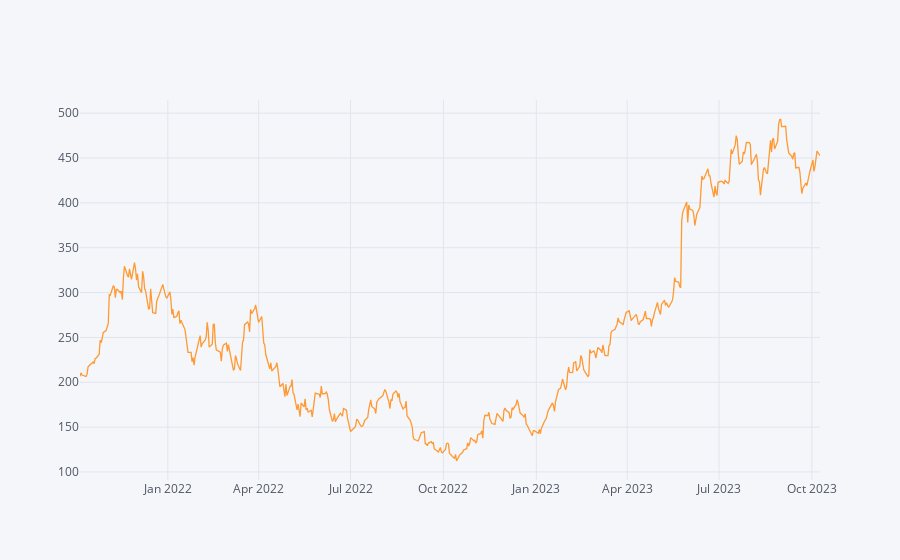

Here is the notebook cell this chart was saved with:
### Code cell
df['Adj Close'].iplot()

### Figure 1 — Plotly figure (JSON) as saved in the notebook; plotly's stock layout.template omitted (floating-point values rounded to 4 significant figures; data arrays with more than 128 entries replaced by an {"elided": "..."} marker saying what was removed)
{"data": [{"line": {"color": "rgba(255, 153, 51, 1.0)", "dash": "solid", "shape": "linear", "width": 1.3}, "mode": "lines", "name": "Adj Close", "text": "", "type": "scatter", "x": {"elided": "505 str values"}, "y": {"elided": "505 float values"}}], "layout": {"legend": {"bgcolor": "#F5F6F9", "font": {"color": "#4D5663"}}, "paper_bgcolor": "#F5F6F9", "plot_bgcolor": "#F5F6F9", "title": {"font": {"color": "#4D5663"}}, "xaxis": {"gridcolor": "#E1E5ED", "showgrid": true, "tickfont": {"color": "#4D5663"}, "title": {"font": {"color": "#4D5663"}, "text": ""}, "zerolinecolor": "#E1E5ED"}, "yaxis": {"gridcolor": "#E1E5ED", "showgrid": true, "tickfont": {"color": "#4D5663"}, "title": {"font": {"color": "#4D5663"}, "text": ""}, "zerolinecolor": "#E1E5ED"}}}
